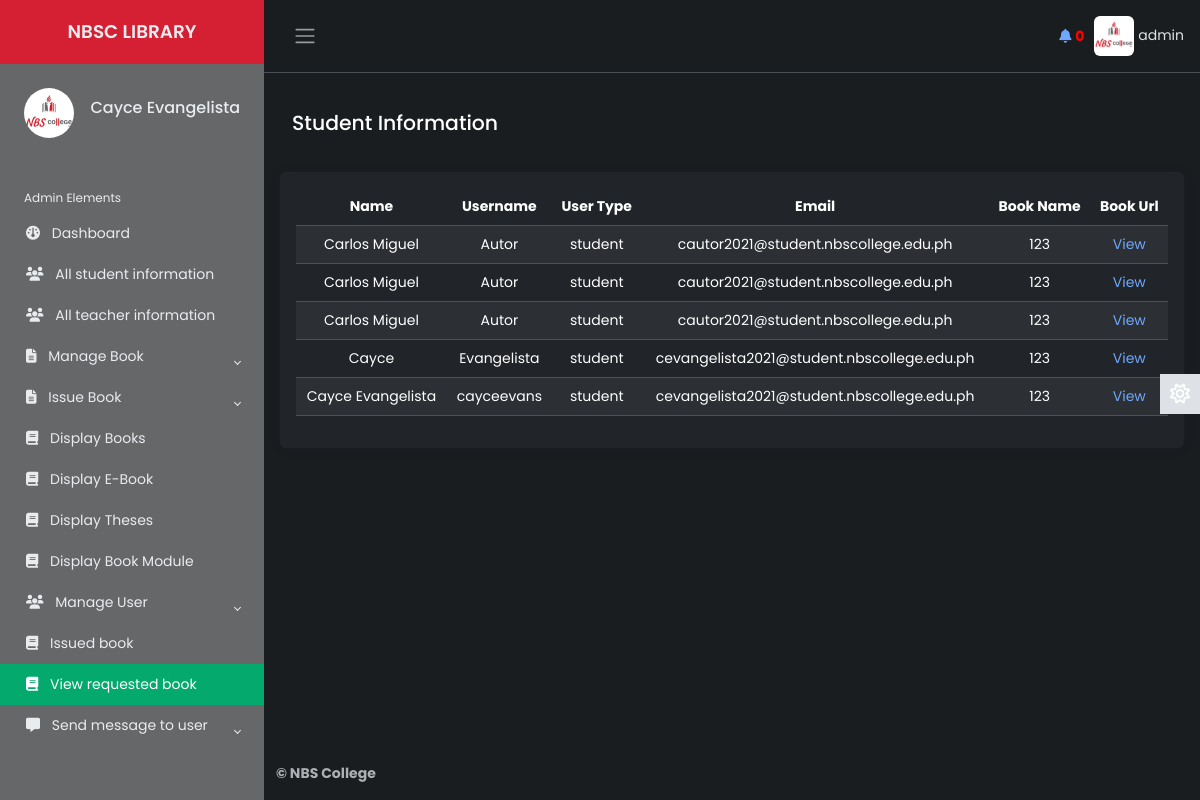
Page /Source/librarian/requested-books.php (signed in) on the earlier database version.
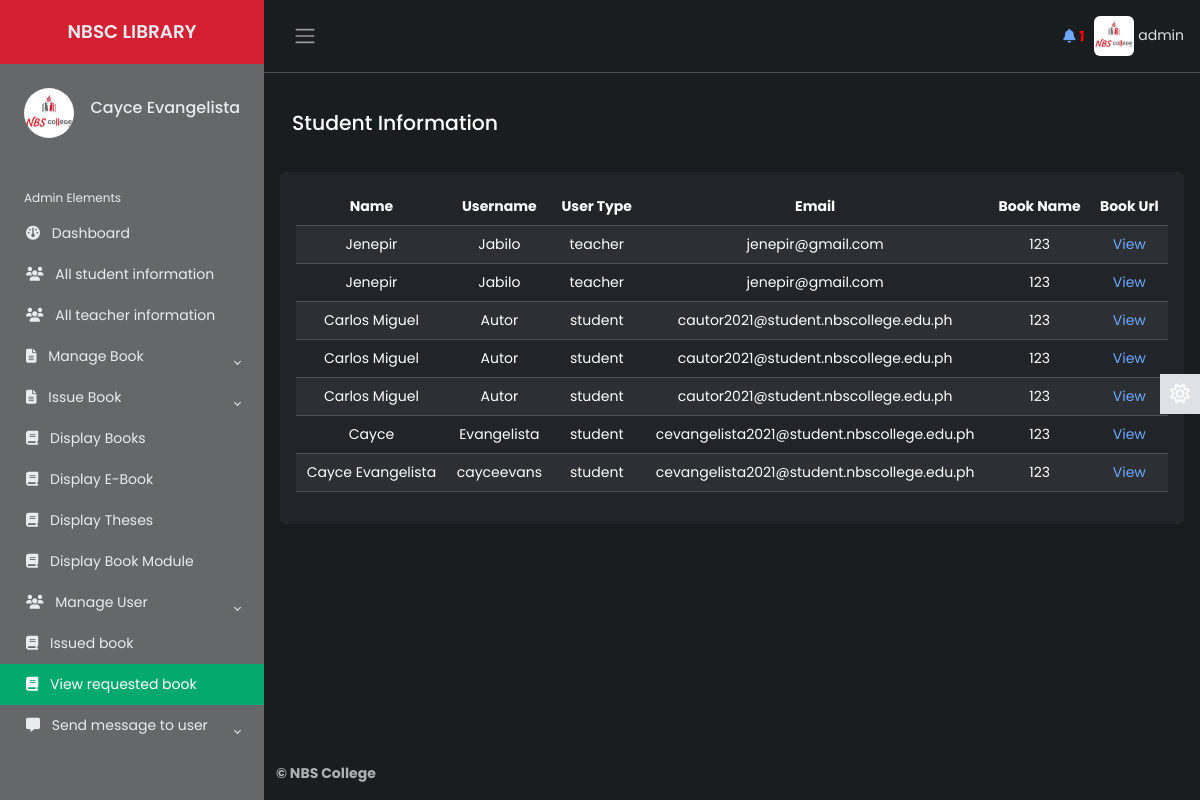
Same page on the later database version.
### tables this page shows
CREATE TABLE `lib_registration` (
  `id` int(2) NOT NULL,
  `name` varchar(50) NOT NULL,
  `username` varchar(20) NOT NULL,
  `password` varchar(20) NOT NULL,
  `email` varchar(50) NOT NULL,
  `phone` varchar(20) NOT NULL,
  `address` varchar(100) NOT NULL,
  `photo` varchar(500) NOT NULL,
  `status` varchar(7) NOT NULL
);

CREATE TABLE `request_books` (
  `id` int(10) NOT NULL,
  `name` varchar(50) NOT NULL,
  `username` varchar(50) NOT NULL,
  `email` varchar(50) NOT NULL,
  `utype` varchar(10) NOT NULL,
  `bname` varchar(50) NOT NULL,
  `burl` varchar(500) NOT NULL,
  `read1` varchar(3) NOT NULL
);

### Source/librarian/requested-books.php (the view, shortened to what the changed rows need)
        <?php
    include 'inc/header.php';
    include 'inc/connection.php';
    mysqli_query($link,"update request_books set read1='yes'");
 ?>
<main class="content px-3 py-2">
            <br>
            <div class="card border-0">
                        <div class="card-body">
                            <table class="table table-hover text-center table-striped" id="dtBasicExample">
							<thead>
										<tr>
											<th scope="col" >Name</th>
											<th scope="col">Username</th>
											<th scope="col">User Type</th>
											<th scope="col">Email</th>
											<th scope="col">Book Name</th>
											<th scope="col">Book Url</th>
										</tr>
									</thead>
									<tbody>
                                    <?php
                                        $res= mysqli_query($link, "select * from request_books ORDER BY id DESC");
                                        while ($row=mysqli_fetch_array($res)) {
                                            $burl = $row['burl'];
                                            echo "<tr>";
                                            echo "<td>"; echo $row["name"]; echo "</td>";
                                            echo "<td>"; echo $row["username"]; echo "</td>";
                                            echo "<td>"; echo $row["utype"]; echo "</td>";
                                            echo "<td>"; echo $row["email"]; echo "</td>";
                                            echo "<td>"; echo $row["bname"]; echo "</td>";
                                            echo "<td>";
                                            ?><a href="<?php echo $burl; ?>" target="_blank">View</a><?php
                                            echo "</td>";
                                            echo "</tr>";
                                        }
                                    ?>
                                    </tbody>
                            </table>
                        </div>
                    </div>
            </main>

### Source/librarian/inc/header.php (shortened to what the changed rows need)
<?php
    include 'inc/connection.php';
    $res = mysqli_query($link,"select * from request_books where read1='no'");
    $not= mysqli_num_rows($res);
 ?>
<!DOCTYPE html>
<html lang="en" data-bs-theme="dark">
<head>
    <link href="https://cdn.datatables.net/v/dt/jszip-3.10.1/dt-2.0.3/b-3.0.1/b-html5-3.0.1/b-print-3.0.1/datatables.min.css" rel="stylesheet">
    <link href="https://cdn.jsdelivr.net/npm/bootstrap@5.3.3/dist/css/bootstrap.min.css" rel="stylesheet">
    <link rel="stylesheet" href="inc/css/custom1.css">
    <link rel="stylesheet" href="inc/css/animate.css">
</head>
<body>
    <div class="wrapper">
    <aside id="sidebar" class="js-sidebar">
            <div class="h-100">
                <ul class="sidebar-nav">
                    <li class="sidebar-header">
                        <span>
                        <?php
                            $res = mysqli_query($link, "select * from lib_registration where username='".$_SESSION['username']."'");
                            while ($row = mysqli_fetch_array($res)){
                                ?><img src="<?php echo $row["photo"]; ?> " height="50px" width="50px" alt="something wrong" class="rounded-circle"></a> <?php
                            }
                        ?>
                        </span>
                        <h6 style="float: right; margin-top: 10px;">
							<?php
								$res = mysqli_query($link, "select * from lib_registration where username='".$_SESSION['username']."'");
								while ($row = mysqli_fetch_array($res)){
								$name  =  $row["name"];
								echo $name;
								}
							?>
            			</h6>
                    </li>
                    <br>
                </ul>
            </div>
        </aside>
        <div class="main">
            <nav class="navbar navbar-expand px-3 border-bottom">
                <div class="navbar-collapse navbar">
                        <ul class="navbar-nav" style="margin-right:10px;">
                        <li class="icon">
                                <span class="count" onclick="window.location='requested-books.php'"><b id="notif" ><?php echo $not; ?></b></span>
                        </li>
                        </ul>
                        <li class="nav-item dropdown">
								<?php
                                     $res = mysqli_query($link, "select * from lib_registration where username='".$_SESSION['username']."'");
                                     while ($row = mysqli_fetch_array($res)){
                                         ?><a href="#" data-bs-toggle="dropdown" class="nav-icon pe-md-0" style="color: inherit;"><img src="<?php echo $row["photo"]; ?>" alt=""class="avatar img-fluid rounded"> <span><?php echo $_SESSION["username"]; ?></span></a> <?php
                                     }
                                ?>
                        </li>
                </div>
            </nav>
</body>
</html>

Differences in the rows shown:
added request_books: name "Jenepir", username "Jabilo", utype "teacher", email "jenepir@gmail.com", bname "123"
added request_books: name "Jenepir", username "Jabilo", utype "teacher", email "jenepir@gmail.com", bname "123"
Other differences:
$not: "0" → "1"
